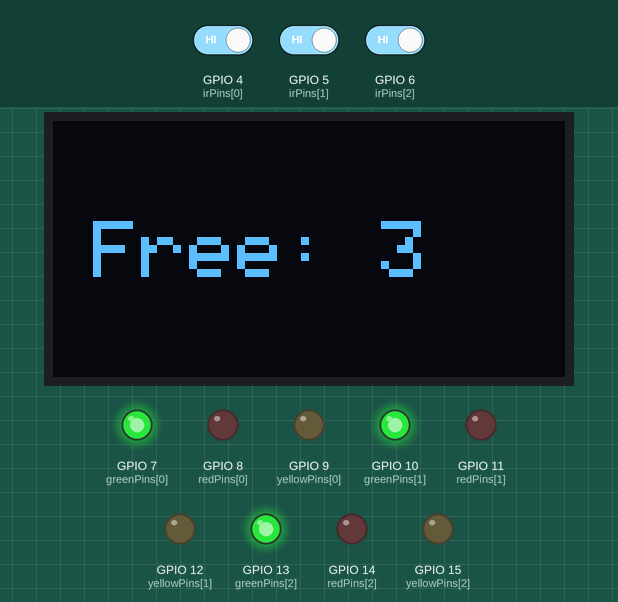
This sketch was run on a simulated ESP32-S3. Shown: 128×64 one-colour display, output pins drawn as LEDs (lit = HIGH). The test bench sets the inputs (shaded band); at power-on: GPIO 4 (irPins[0]) HIGH, GPIO 5 (irPins[1]) HIGH, GPIO 6 (irPins[2]) HIGH. WiFi joins after 1.5 s; servers stay silent unless stated; what the sketch prints to the serial monitor is not drawn.

Above: at 3.9 s.
4.0 s: GPIO 4 (irPins[0]) driven LOW
At 5.0 s:
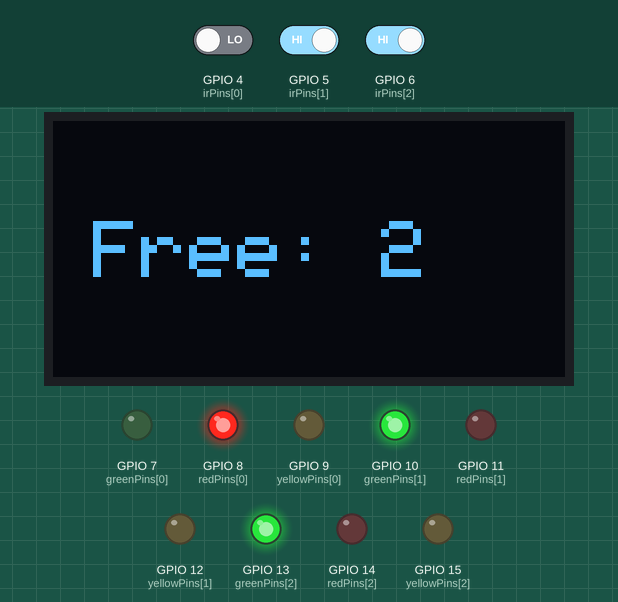
5.6 s: GPIO 5 (irPins[1]) driven LOW
At 6.8 s:
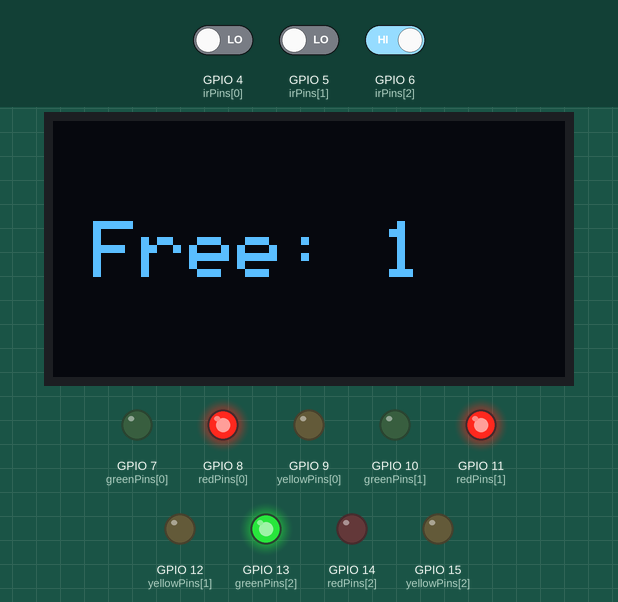
7.1 s: GPIO 6 (irPins[2]) driven LOW
At 8.4 s:
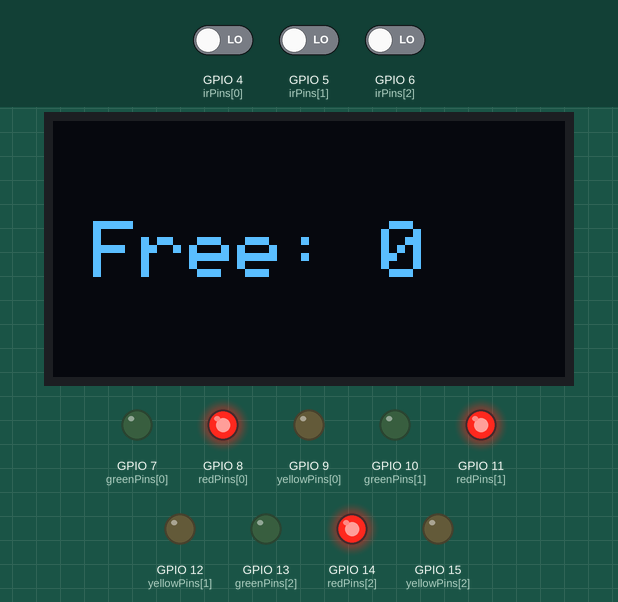
8.7 s: GPIO 4 (irPins[0]) driven HIGH
At 10.0 s:
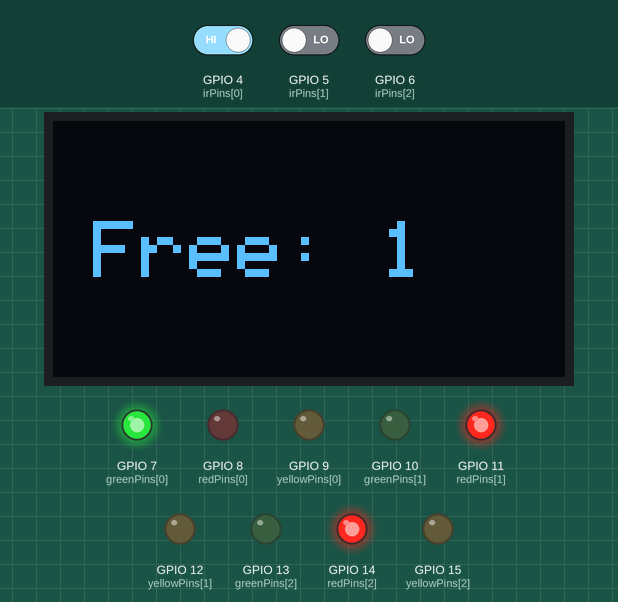
10.3 s: GPIO 5 (irPins[1]) driven HIGH
At 10.9 s:
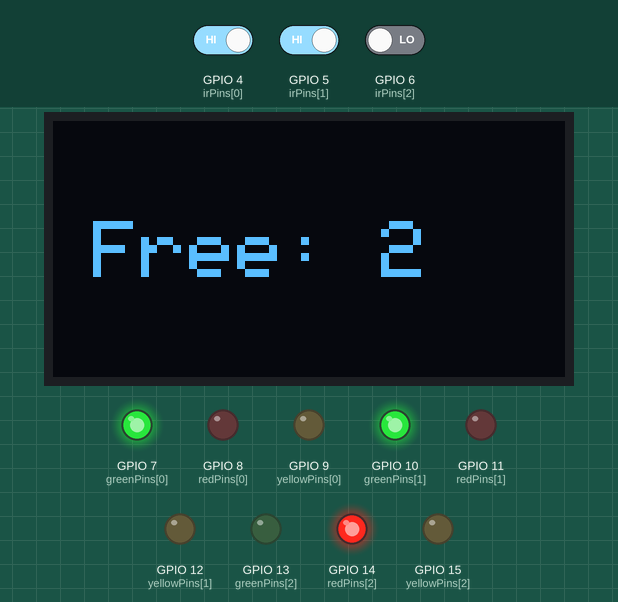
12.1 s: GPIO 4 (irPins[0]) driven LOW
At 12.6 s:
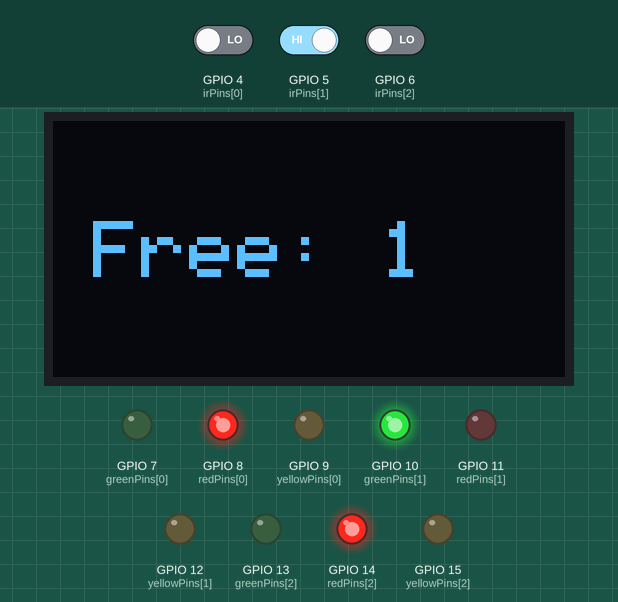
Timing chart, 0 to 14.7 s (numbered marks = the images above; inputs shaded):
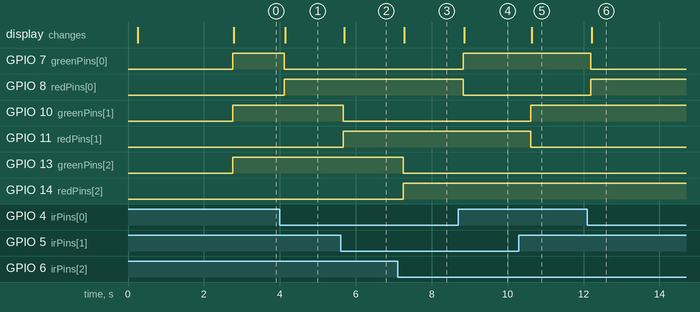

The sketch:

Smart_Parking_System.ino
```cpp
/**************************************************
 SMART PARKING SYSTEM WITH CLOUD API SYNC
 Module : Parking Slot Monitoring
 Target : ESP32-S3 (Arduino framework)

 - 3 IR sensors detect occupancy of 3 parking slots
 - Per-slot LEDs: GREEN = free, YELLOW = reserved (cloud), RED = occupied
 - SSD1306 OLED shows the number of free slots
 - Syncs with the cloud dashboard over Wi-Fi:
     GET  api/slots.json    -> pull reservations every 5 s (GitHub Pages)
     POST /api/update-slot  -> push occupancy changes (optional backend)
 Libraries: ArduinoJson, Adafruit GFX, Adafruit SSD1306
**************************************************/

#include <WiFi.h>
#include <WiFiClientSecure.h>
#include <HTTPClient.h>
#include <ArduinoJson.h>
#include <Wire.h>
#include <Adafruit_GFX.h>
#include <Adafruit_SSD1306.h>

/******************** OLED ********************/
#define SCREEN_WIDTH 128
#define SCREEN_HEIGHT 64
Adafruit_SSD1306 display(SCREEN_WIDTH, SCREEN_HEIGHT, &Wire, -1);

/******************** WIFI ********************/
// Replace with your network credentials before uploading
const char* ssid = "YOUR_WIFI_SSID";
const char* password = "YOUR_WIFI_PASSWORD";

/******************** API ********************/
// Slot data is served from GitHub Pages (read-only, static JSON).
// GitHub Pages cannot accept POST requests, so occupancy uploads are
// disabled by default. Point apiUpdateSlotURL at your own backend and set
// ENABLE_SLOT_UPLOAD to 1 to push live occupancy to a server.
const char* apiGetSlotsURL   = "https://sujithpg-coder.github.io/smart-parking-cps/api/slots.json";
const char* apiUpdateSlotURL = "https://YOUR-SERVER/api/update-slot";
#define ENABLE_SLOT_UPLOAD 0

/******************** PINS ********************/
int irPins[3]     = {4, 5, 6};
int greenPins[3]  = {7, 10, 13};
int redPins[3]    = {8, 11, 14};
int yellowPins[3] = {9, 12, 15};

/******************** STATE ********************/
bool reserved[3] = {false, false, false};

/******************** WIFI CONNECT ********************/
void connectWiFi() {
  Serial.println("Connecting to WiFi...");
  WiFi.begin(ssid, password);

  while (WiFi.status() != WL_CONNECTED) {
    delay(500);
    Serial.print(".");
  }

  Serial.println("\nWiFi Connected!");
  Serial.print("IP Address: ");
  Serial.println(WiFi.localIP());
}

/******************** FETCH API ********************/
bool fetchSlotStatus() {

  if (WiFi.status() != WL_CONNECTED) return false;

  WiFiClientSecure client;
  client.setInsecure();

  HTTPClient http;
  http.begin(client, apiGetSlotsURL);

  int httpCode = http.GET();
  if (httpCode != HTTP_CODE_OK) {
    Serial.print("HTTP Error: ");
    Serial.println(httpCode);
    http.end();
    return false;
  }

  String payload = http.getString();
  http.end();

  StaticJsonDocument<512> doc;
  DeserializationError error = deserializeJson(doc, payload);

  if (error) {
    Serial.print("JSON Error: ");
    Serial.println(error.c_str());
    return false;
  }

  JsonArray slots = doc["slots"];

  for (JsonObject slot : slots) {
    int id = slot["id"];
    bool occupied = slot["occupied"];
    bool reservedSrv = slot["reserved"];

    int index = id - 1;

    if (index >= 0 && index < 3) {
      reserved[index] = reservedSrv;

      if (occupied) {
        reserved[index] = false;
      }
    }
  }

  Serial.println("API Sync Successful");
  return true;
}

/******************** POST UPDATE ********************/
bool postSlotUpdate(int id, bool occupied) {

  if (!ENABLE_SLOT_UPLOAD) return false;   // no backend configured
  if (WiFi.status() != WL_CONNECTED) return false;

  WiFiClientSecure client;
  client.setInsecure();

  HTTPClient http;
  http.begin(client, apiUpdateSlotURL);
  http.addHeader("Content-Type", "application/json");

  StaticJsonDocument<128> doc;
  doc["id"] = id;
  doc["occupied"] = occupied;

  String body;
  serializeJson(doc, body);

  int httpCode = http.POST(body);
  http.getString();
  http.end();

  Serial.print("POST id=");
  Serial.print(id);
  Serial.print(" occupied=");
  Serial.print(occupied ? "true" : "false");
  Serial.print(" -> HTTP ");
  Serial.println(httpCode);

  return (httpCode >= 200 && httpCode < 300);
}

/******************** SETUP ********************/
void setup() {

  Serial.begin(115200);

  for (int i = 0; i < 3; i++) {
    pinMode(irPins[i], INPUT);
    pinMode(greenPins[i], OUTPUT);
    pinMode(redPins[i], OUTPUT);
    pinMode(yellowPins[i], OUTPUT);
  }

  // ---- OLED INIT (Stable for ESP32-S3) ----
  Wire.begin(16, 17);
  Wire.setClock(100000);
  delay(200);

  if (!display.begin(SSD1306_SWITCHCAPVCC, 0x3C)) {
    Serial.println("OLED Failed");
    while (true);
  }

  display.clearDisplay();
  display.setTextColor(SSD1306_WHITE);
  display.setTextSize(2);
  display.setCursor(10, 25);
  display.println("Starting...");
  display.display();
  delay(1000);

  connectWiFi();
}

/******************** LOOP ********************/
unsigned long lastFetch = 0;
const unsigned long fetchInterval = 5000;

bool lastOccupied[3] = {false, false, false};

void loop() {

  if (millis() - lastFetch > fetchInterval) {
    fetchSlotStatus();
    lastFetch = millis();
  }

  int freeSlots = 0;

  for (int i = 0; i < 3; i++) {

    bool occupied = (digitalRead(irPins[i]) == LOW);

    if (occupied != lastOccupied[i]) {
      postSlotUpdate(i + 1, occupied);
      lastOccupied[i] = occupied;
    }

    digitalWrite(greenPins[i], LOW);
    digitalWrite(redPins[i], LOW);
    digitalWrite(yellowPins[i], LOW);

    // ---- Corrected Free Logic ----
    if (occupied) {
      digitalWrite(redPins[i], HIGH);
      reserved[i] = false;
    }
    else if (reserved[i]) {
      digitalWrite(yellowPins[i], HIGH);
    }
    else {
      digitalWrite(greenPins[i], HIGH);
      freeSlots++;   // Count ONLY when green
    }
  }

  /************* OLED DISPLAY *************/
  display.clearDisplay();
  display.setTextSize(2);
  display.setCursor(10, 25);
  display.print("Free: ");
  display.print(freeSlots);
  display.display();

  delay(200);
}
```

Measured:
- after the input at 4.0 s, GPIO 7 (greenPins[0]): HIGH → LOW after 0.11 s; GPIO 8 (redPins[0]): LOW → HIGH after 0.11 s; the display: changes after 0.14 s (image 1)
- after the input at 5.6 s, GPIO 10 (greenPins[1]): HIGH → LOW after 0.07 s; GPIO 11 (redPins[1]): LOW → HIGH after 0.07 s; the display: changes after 0.09 s (image 2)
- after the input at 7.1 s, GPIO 13 (greenPins[2]): HIGH → LOW after 0.15 s; GPIO 14 (redPins[2]): LOW → HIGH after 0.15 s; the display: changes after 0.17 s (image 3)
- after the input at 8.7 s, GPIO 7 (greenPins[0]): LOW → HIGH after 0.13 s; GPIO 8 (redPins[0]): HIGH → LOW after 0.13 s; the display: changes after 0.15 s (image 4)
- after the input at 10.3 s, GPIO 10 (greenPins[1]): LOW → HIGH after 0.31 s; GPIO 11 (redPins[1]): HIGH → LOW after 0.31 s; the display: changes after 0.33 s (image 5)
- after the input at 12.1 s, GPIO 7 (greenPins[0]): HIGH → LOW after 0.09 s; GPIO 8 (redPins[0]): LOW → HIGH after 0.09 s; the display: changes after 0.11 s (image 6)
